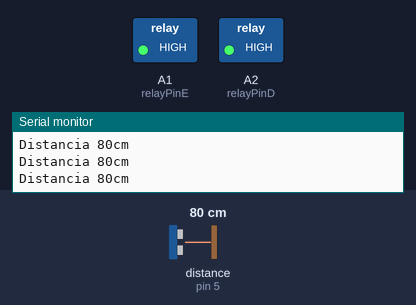
This sketch was run on a simulated Arduino Uno, built with avr-gcc and run on an emulated ATmega328P. On the bench: switched loads named in the sketch (green lamp = pin HIGH), the last lines printed to the serial monitor. Inputs (shaded band) come from the test bench; at power-on: distance to the obstacle (sensor on pin 5) 80 cm. The echo pulse lasts 58.3 µs per cm; pins used as bus, display or sensor lines are not drawn.

Above: at 1.2 s.
1.3 s: distance to the obstacle (sensor on pin 5) set to 48 cm
4.3 s: distance to the obstacle (sensor on pin 5) set to 40 cm
At 5.1 s:
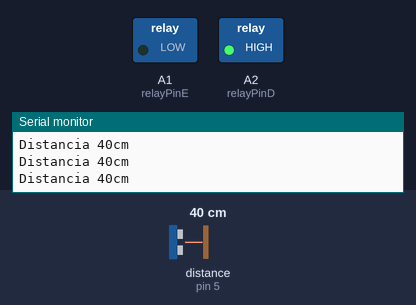
5.8 s: distance to the obstacle (sensor on pin 5) set to 120 cm
At 6.2 s:
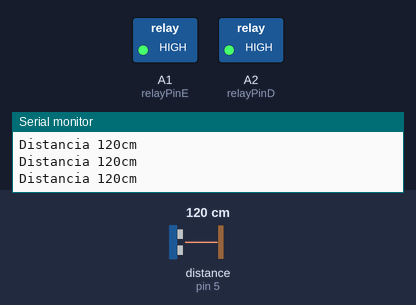
7.3 s: distance to the obstacle (sensor on pin 5) set to 18 cm
At 8.5 s:
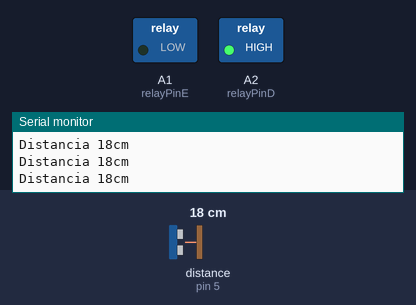
8.8 s: distance to the obstacle (sensor on pin 5) set to 60 cm
At 9.6 s:
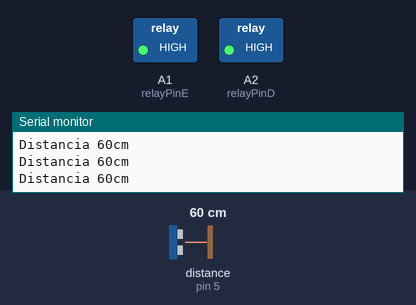
11.8 s: distance to the obstacle (sensor on pin 5) set to 2 cm
At 12.9 s:
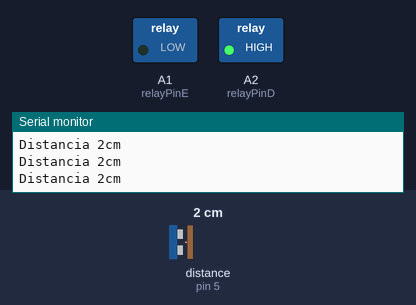
Timing chart, 0 to 14.3 s (numbered marks = the images above; inputs shaded):
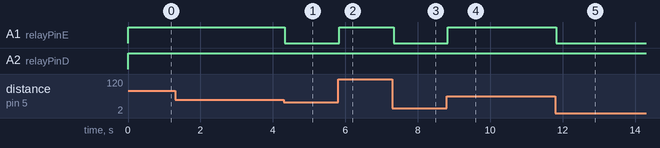

The sketch:

Arduino.ino
```cpp
#include "Ultrasonic.h"
//importanto a biblioteca do sensor

//definindo as entradas e saidas dos prinos
const int echoPin = 5;
const int trigPin = 4;
const int relayPinD = A2;
const int relayPinE = A1;

Ultrasonic ultrasonic(trigPin,echoPin); // inicializa os pinos do sensor

int distancia; //criamos uma variavel global para guardar os cm do snesor usanod um valor inteiro
void setup(){ //função setup e inicializa apenas uma vez quando o arduino e ligado ou reiniciaco
  pinMode(echoPin, INPUT); //inicializa o plugin definindo ele como entrada
  pinMode(trigPin, OUTPUT);// inicializa outro plugin definindo como saida
  pinMode(relayPinE, OUTPUT);
  pinMode(relayPinD, OUTPUT);
  Serial.begin(9600); //inicializa a porta serial
  }
void loop(){//funcão void loop é executada em loop todo o momento que o arduino está rodando

 hcsr04(); //chama a função do
Serial.print("Distancia "); //impimi distancia no terminal
  Serial.print(distancia); //imprimi no terminal a distancia do objeto do carrinho
  Serial.println("cm"); //impimir no monitor do serial

//aqui criamos uma condição que verifica a distancia do carrinhoa te o objeto, caso senha menor ou igual a 45 ele desliga os motore e liga apenas um motor para fazer o contorno.
if(distancia <= 45){
      digitalWrite(relayPinE, LOW);//low seria desligadp (o 0 no binario)
      digitalWrite(relayPinD, LOW);
      digitalWrite(relayPinD, HIGH);// e o High seria logado (o 1 no binario)
      digitalWrite(relayPinE, LOW);


  }else{//aqui é um (caso não) caso a distancia seja maior que 45 ele apenas continua andando
  digitalWrite(relayPinD, HIGH);
  digitalWrite(relayPinE, HIGH);
  }

}
//funcão que calcula a dinstancia do sensor ate o obj
void hcsr04(){
    digitalWrite(trigPin, LOW); //SETA O PINO 6 COM UM PULSO BAIXO "LOW"
    delayMicroseconds(2); //espera 2 microsegundos antes de enviar o pulso
    digitalWrite(trigPin, HIGH); //envia o pulso para o pino trigPin com u de 5V iniciando o pulso sonoro
    delayMicroseconds(10); //espera 10 micro segubndo, esse e o tempo que o pulso e enviado.
    digitalWrite(trigPin, LOW); //envioa um sinal low para terminar o pulso
    distancia = (ultrasonic.Ranging(CM)); //varivael global que recebe o resultado com a distancia do sensor ate o objeto que o pulso bateu e voltou.
 }
```

Measured:
- the behaviour switches between 46 and 45 cm on distance to the obstacle (sensor on pin 5) (found by bisection; images 0 and 1)
- after the input at 4.3 s, A1 (relayPinE): HIGH → LOW at once
- after the input at 5.8 s, A1 (relayPinE): LOW → HIGH at once
- after the input at 7.3 s, A1 (relayPinE): HIGH → LOW at once
- after the input at 8.8 s, A1 (relayPinE): LOW → HIGH at once
- after the input at 11.8 s, A1 (relayPinE): HIGH → LOW at once
